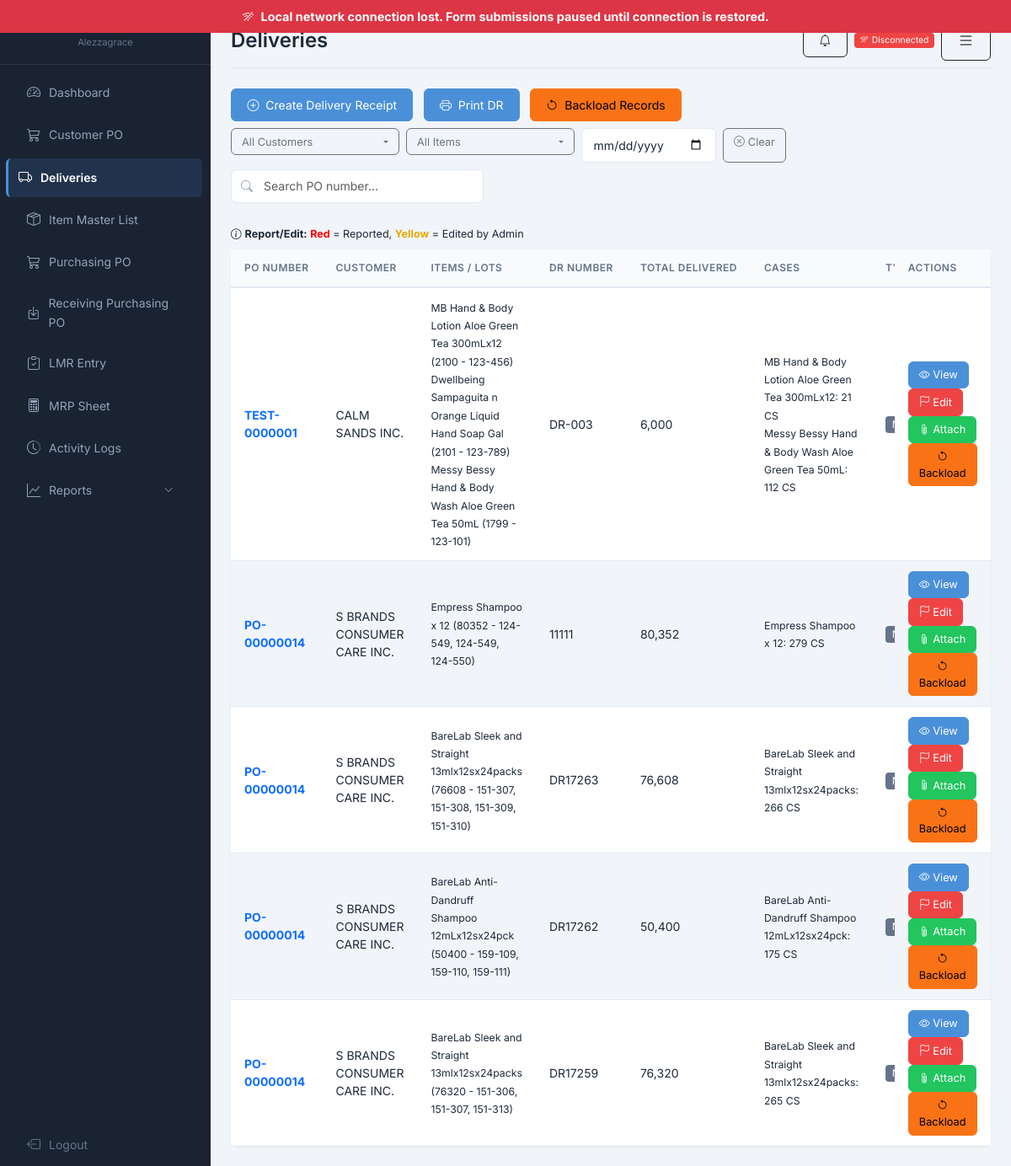
Page /?controller=warehouse&action=deliveries (signed in) on the committed database.
### tables this page shows
CREATE TABLE IF NOT EXISTS `deliveries` (
  `delivery_id` int(11) NOT NULL AUTO_INCREMENT,
  `po_id` int(11) NOT NULL,
  `poi_id` int(11) DEFAULT NULL,
  `lot_id` int(11) DEFAULT NULL,
  `delivered_by` int(11) NOT NULL,
  `delivery_date` date NOT NULL,
  `remarks` text DEFAULT NULL,
  `report_remarks` text DEFAULT NULL,
  `remarks_type` varchar(20) DEFAULT NULL,
  `active_status` tinyint(1) DEFAULT 1 COMMENT '0=inactive, 1=active',
  `date_created` datetime DEFAULT current_timestamp(),
  `delivery_quantity` int(11) DEFAULT 0,
  `old_quantity` text DEFAULT NULL,
  `dr_number` varchar(50) DEFAULT NULL COMMENT 'Delivery Receipt number',
  `si_number` varchar(50) DEFAULT NULL,
  `plate_number` varchar(50) DEFAULT NULL,
  `vehicle_type` varchar(50) DEFAULT NULL,
  `logistic_provider` varchar(100) DEFAULT NULL,
  `is_over_shipment` tinyint(1) DEFAULT 0,
  `old_dr_number` varchar(50) DEFAULT NULL,
  `lot_items` longtext DEFAULT NULL COMMENT 'JSON array of lot details [{lot_id, poi_id, qty}]' CHECK (json_valid(`lot_items`)),
  `remove` tinyint(1) NOT NULL DEFAULT 0,
  PRIMARY KEY (`delivery_id`),
  UNIQUE KEY `uk_si_number` (`si_number`),
  KEY `po_id` (`po_id`),
  KEY `delivered_by` (`delivered_by`),
  KEY `lot_id` (`lot_id`),
  CONSTRAINT `deliveries_ibfk_1` FOREIGN KEY (`po_id`) REFERENCES `purchase_orders` (`po_id`),
  CONSTRAINT `deliveries_ibfk_2` FOREIGN KEY (`delivered_by`) REFERENCES `users` (`user_id`),
  CONSTRAINT `deliveries_ibfk_3` FOREIGN KEY (`lot_id`) REFERENCES `production_lots` (`lot_id`)
);

CREATE TABLE IF NOT EXISTS `purchase_orders` (
  `po_id` int(11) NOT NULL AUTO_INCREMENT,
  `customer_po_number` varchar(100) DEFAULT NULL,
  `customer_po_date` date DEFAULT NULL,
  `po_number` varchar(50) NOT NULL,
  `customer_id` int(11) NOT NULL,
  `requested_by` int(11) NOT NULL,
  `status` enum('pending','accepted','rejected','delivered') DEFAULT 'pending',
  `completed_at` datetime DEFAULT NULL,
  `date_created` datetime DEFAULT current_timestamp(),
  `last_update` timestamp NOT NULL DEFAULT current_timestamp() ON UPDATE current_timestamp(),
  `total_quantity` int(11) DEFAULT 0,
  `customer_terms` int(11) DEFAULT 0 COMMENT 'Payment terms in days',
  `production_type` enum('normal','advance') DEFAULT 'normal',
  `produced_quantity` int(11) DEFAULT 0,
  `delivered_quantity` int(11) DEFAULT 0,
  `remove` tinyint(1) NOT NULL DEFAULT 0,
  PRIMARY KEY (`po_id`),
  KEY `customer_id` (`customer_id`),
  KEY `requested_by` (`requested_by`),
  CONSTRAINT `purchase_orders_ibfk_1` FOREIGN KEY (`customer_id`) REFERENCES `customers` (`customer_id`),
  CONSTRAINT `purchase_orders_ibfk_2` FOREIGN KEY (`requested_by`) REFERENCES `users` (`user_id`)
);

CREATE TABLE IF NOT EXISTS `customers` (
  `customer_id` int(11) NOT NULL AUTO_INCREMENT,
  `customer_code` varchar(50) NOT NULL,
  `customer_name` varchar(255) NOT NULL,
  `customer_address` text DEFAULT NULL,
  `customer_type` enum('vat','non_vat') DEFAULT 'vat' COMMENT 'vat=VAT registered, non_vat=Non-VAT',
  `customer_tin` varchar(50) DEFAULT NULL,
  `customer_terms` varchar(50) DEFAULT NULL,
  `date_created` datetime DEFAULT current_timestamp(),
  `status` tinyint(1) DEFAULT 1 COMMENT '0=inactive, 1=active',
  `remove` tinyint(1) DEFAULT 0 COMMENT '0=active, 1=soft deleted',
  `last_update` timestamp NOT NULL DEFAULT current_timestamp() ON UPDATE current_timestamp(),
  PRIMARY KEY (`customer_id`),
  UNIQUE KEY `customer_code` (`customer_code`),
  KEY `idx_customer_code` (`customer_code`),
  KEY `idx_status` (`status`),
  KEY `idx_remove` (`remove`)
);

### warehouse/views/deliveries/index.php (the view, shortened to what the rows shown need)
<div class="card data-card">
    <div class="table-responsive">
        <table class="table table-hover mb-0">
            <thead>
                <tr>
                    <th>PO Number</th>
                    <th>Customer</th>
                    <th>Items / Lots</th>
                    <th>DR Number</th>
                    <th>Total Delivered</th>
                    <th>Cases</th>
                    <th>Type</th>
                    <th>Delivery Date</th>
                    <th class="action-col">Actions</th>
                </tr>
            </thead>
            <tbody id="deliveryTableBody">
                <?php foreach ($deliveries as $d): ?>
                <?php
                    $lotItems = json_decode($d['lot_items'] ?? '[]', true);
                    $hasLotItems = is_array($lotItems) && count($lotItems) > 0;
                    $itemSummary = '';
                    $casesSummary = '';
                    if ($hasLotItems) {
                        $grouped = [];
                        foreach ($lotItems as $li) {
                            $key = $li['item_description'] ?? $li['item_code'] ?? 'Unknown';
                            if (!isset($grouped[$key])) $grouped[$key] = ['qty' => 0, 'lots' => [], 'conv' => null, 'uom' => '', 'cases' => 0];
                            $grouped[$key]['qty'] += $li['qty'] ?? 0;
                            $grouped[$key]['lots'][] = $li['lot_number'] ?? '?';
                            $lotConv = $li['actual_uom_conversion'] ?? $li['uom_conversion'] ?? null;
                            $lotUom = $li['item_uom'] ?? '';
                            if (!empty($lotUom)) $grouped[$key]['uom'] = $lotUom;
                            if ($lotConv && $lotUom !== 'CS') {
                                $grouped[$key]['conv'] = $lotConv;
                            }
                        }
                        $parts = [];
                        $caseParts = [];
                        foreach ($grouped as $desc => $info) {
                            $parts[] = htmlspecialchars($desc) . ' (' . $info['qty'] . ' - ' . implode(', ', $info['lots']) . ')';
                            if ($info['cases'] > 0) {
                                $caseText = htmlspecialchars($desc) . ': ' . $info['cases'] . ' CS';
                                $caseParts[] = $caseText;
                            }
                        }
                        $itemSummary = implode('<br>', $parts);
                        $casesSummary = implode('<br>', $caseParts);
                    }
                ?>
                <?php $isActive = ($d['active_status'] ?? 1) == 1; ?>
                <tr class="<?= $isActive ? '' : 'text-decoration-line-through opacity-50' ?>">
                    <td><strong class="text-primary">
                    <?= $d['customer_po_number'] ?>
                    </strong></td>
                    <td><?= htmlspecialchars($d['customer_name'] ?? '-') ?></td>
                    <td><small><?= $itemSummary ?></small></td>
                    <td><?= htmlspecialchars($d['dr_number'] ?? '') ?: '<span class="text-muted">-</span>' ?></td>
                    <td><?= formatQty($d['delivery_quantity'] ?? 0) ?></td>
                    <td>
                        <?php if (!empty($casesSummary)): ?>
                            <small><?= $casesSummary ?></small>
                        <?php else: ?>
                            <span class="text-muted">â€”</span>
                        <?php endif; ?>
                    </td>
                    <td><span class="badge bg-secondary">Normal</span></td>
                    <td><?= date('Y-m-d', strtotime($d['delivery_date'])) ?></td>
                    <td class="action-col">
                        <?php $disAttr = $isActive ? '' : 'disabled'; ?>
                        <?php $disClass = $isActive ? '' : 'disabled'; ?>
                        <?php if ($hasLotItems): ?>
                        <button type="button" class="btn btn-sm btn-primary viewDeliveryBtn <?= $disClass ?>" <?= $disAttr ?>
                            data-bs-toggle="modal" data-bs-target="#viewDeliveryModal"
                            data-dr="<?= htmlspecialchars($d['dr_number']) ?>"
                            data-po="<?= htmlspecialchars($d['customer_po_number']) ?>"
                            data-customer="<?= htmlspecialchars($d['customer_name'] ?? '') ?>"
                            data-date="<?= date('Y-m-d', strtotime($d['delivery_date'])) ?>"
                            data-remarks="<?= htmlspecialchars($d['remarks'] ?? '') ?>"
                            data-report-remarks="<?= htmlspecialchars($d['report_remarks'] ?? '') ?>"
                            data-remarks-type="<?= htmlspecialchars($d['remarks_type'] ?? '') ?>"
                            data-lot-items="<?= htmlspecialchars($d['lot_items'] ?? '[]') ?>"
                            data-delivered-by="<?= htmlspecialchars($d['delivered_by_name'] ?? '') ?>"
                            data-receipts="<?= htmlspecialchars(json_encode($receipts_map[$d['delivery_id']] ?? [])) ?>"
                            data-backloads="<?= htmlspecialchars(json_encode($backloads_map[$d['delivery_id']] ?? [])) ?>">
                            <i class="bi bi-eye"></i> View
                        </button>
                        <?php endif; ?>
                        <button type="button" class="btn btn-sm btn-danger reportDeliveryBtn <?= $disClass ?>" <?= $disAttr ?>
                            data-delivery-id="<?= $d['delivery_id'] ?>"
                            data-dr="<?= htmlspecialchars($d['dr_number'] ?? '') ?>"
                            data-po-id="<?= $d['po_id'] ?>"
                            data-poi-id="<?= $d['poi_id'] ?? '' ?>"
                            data-lot-items="<?= htmlspecialchars($d['lot_items'] ?? '[]') ?>">
                            <i class="bi bi-flag"></i> Edit
                        </button>
                        <button type="button" class="btn btn-sm btn-success attachDRBtn <?= $disClass ?>" <?= $disAttr ?>
                            data-delivery-id="<?= $d['delivery_id'] ?>"
                            data-po-id="<?= $d['po_id'] ?>"
                            data-dr="<?= htmlspecialchars($d['dr_number'] ?? '') ?>">
                            <i class="bi bi-paperclip"></i> Attach
                        </button>
                        <button type="button" class="btn btn-sm btn-warning backloadBtn <?= $disClass ?>" <?= $disAttr ?>
                            data-delivery-id="<?= $d['delivery_id'] ?>"
                            data-dr="<?= htmlspecialchars($d['dr_number'] ?? '') ?>"
                            data-po="<?= htmlspecialchars($d['customer_po_number'] ?? '') ?>">
                            <i class="bi bi-arrow-counterclockwise"></i> Backload
                        </button>
                    </td>
                </tr>
                <?php endforeach; ?>
            </tbody>
        </table>
    </div>
</div>

### rows in the picture
deliveries: po.customer_po_number "TEST-0000001", customers.customer_name "CALM SANDS INC.", parts "MB Hand & Body Lotion Aloe Green Tea 300mLx12 (2100 - 123-456) Dwellbeing Sampaguita n Orange Liquid Hand Soap Gal (2101 - 123-789) Messy Bessy Hand & Body Wash Aloe Green Tea 50mL (1799 - 123-101)", dr_number "DR-003", delivery_quantity "6,000", caseParts "MB Hand & Body Lotion Aloe Green Tea 300mLx12: 21 CS Messy Bessy Hand & Body Wash Aloe Green Tea 50mL: 112 CS"
deliveries: po.customer_po_number "PO-00000014", customers.customer_name "S BRANDS CONSUMER CARE INC.", parts "Empress Shampoo x 12 (80352 - 124-549, 124-549, 124-550)", dr_number "11111", delivery_quantity "80,352", caseParts "Empress Shampoo x 12: 279 CS"
deliveries: po.customer_po_number "PO-00000014", customers.customer_name "S BRANDS CONSUMER CARE INC.", parts "BareLab Sleek and Straight 13mlx12sx24packs (76608 - 151-307, 151-308, 151-309, 151-310)", dr_number "DR17263", delivery_quantity "76,608", caseParts "BareLab Sleek and Straight 13mlx12sx24packs: 266 CS"
deliveries: po.customer_po_number "PO-00000014", customers.customer_name "S BRANDS CONSUMER CARE INC.", parts "BareLab Anti-Dandruff Shampoo 12mLx12sx24pck (50400 - 159-109, 159-110, 159-111)", dr_number "DR17262", delivery_quantity "50,400", caseParts "BareLab Anti-Dandruff Shampoo 12mLx12sx24pck: 175 CS"
deliveries: po.customer_po_number "PO-00000014", customers.customer_name "S BRANDS CONSUMER CARE INC.", parts "BareLab Sleek and Straight 13mlx12sx24packs (76320 - 151-306, 151-307, 151-313)", dr_number "DR17259", delivery_quantity "76,320", caseParts "BareLab Sleek and Straight 13mlx12sx24packs: 265 CS"

### other values in the picture
$_SESSION['full_name'] "Alezzagrace"
$page_title "Deliveries"
